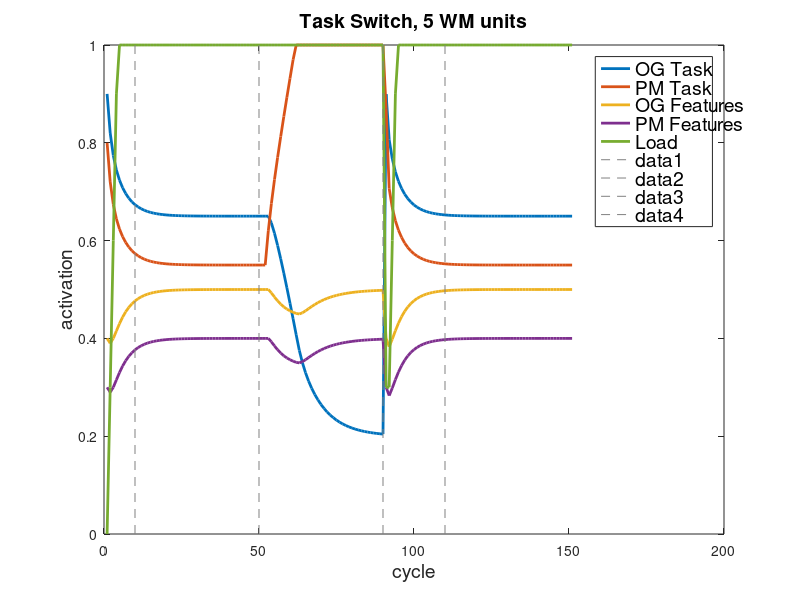

This chart was generated by the following MATLAB code:

x = [-1:0.2:5];
x = 1;
cycs = 150;

%{
I = 0;
li = -2; % lateral inhibition
se = -2; % self-excitation
ve = 0; % vertical excitation
ci = 0; % cross-inhibition
step = 0.2;
%}

I = 3;
li = -2; % lateral inhibition
se = -2; % self-excitation
ve = -1; % vertical excitation
ci = -1; % cross-inhibition
step = 0.1;


W = [
    se li ve ci 0;
    li se ci ve 0;
    ve ci se li 0;
    ci ve li se 0;
    0 0 0 0 0;
    ];
b = [I*1.1 I*1.1 I I I];
init_a = [0.9 0.8 0.4 0.3 0];

z = zeros(size(x, 2));

for i = 1:size(x, 2)
    for j = 1:size(x, 2)
        a1 = x(i);
        a2 = x(j);
 
        a = [a1 a2 a1 a2];
        if size(x, 2) == 1
            a = init_a;
        end
        net = [0 0 0 0];
        avg = [0 0 0 0];
        act = zeros(cycs+1, 5);
                                                %act(1,:) = 1 ./ (1 + exp(-a));
                                                act(1,:) = a;
        for cyc = 1:cycs
            net = a * W + b;
            
            if cyc > 50 && cyc < 90
                b(2) = 4;
            else
                if cyc == 90 || cyc == 91
                    a(1:5) = init_a(1:5);
                end
                b(2) = I * 1.1;
            end
            

            %if cyc > 20 && cyc < 40
            %    b(5) = 15;
            %else
            %    b(5) = I;
            %end
            
                                                da = net;
                                                %da = -a + quadsquare(b + a * W);
            a = a + step * da;
            a = min(a, 1);
            a = max(a, 0);
                                                %act(cyc+1,:) = 1 ./ (1 + exp(-a));
                                                act(cyc+1,:) = a;
        end
        z(i, j) = norm(act(end,:) - act(1,:));
        
        if size(x, 2) == 1
            figure;
            
            plot(act, 'LineWidth', 2);
            ylim([0 1]);
            legend('OG Task', 'PM Task', 'OG Features', 'PM Features', 'Load');
            ylabel('activation');
            xlabel('cycle');
            line([10 10],ylim, 'LineStyle', '--', 'Color',[0.5 0.5 0.5]);
            line([50 50],ylim, 'LineStyle', '--', 'Color',[0.5 0.5 0.5]);
            line([90 90],ylim, 'LineStyle', '--', 'Color',[0.5 0.5 0.5]);
            
            line([110 110],ylim, 'LineStyle', '--', 'Color',[0.5 0.5 0.5]);
            
            text(12, -4.4, 'trial #1');
            text(52, -4.4, 'trial #2');
            
            %text(92, -4.4, 'trial #3');
            text(92, -4.4, 'end trial');            
            text(112, -4, 'trial #3');
            
            %title('Ongoing Trials, 5 WM units');            
            title('Task Switch, 5 WM units');
            
            figureHandle = gcf;
            set(findall(figureHandle,'type','text'),'fontSize',14);
        end
    end
end

if size(x, 2) > 1
    figure;
    surf(x, x, z);
end